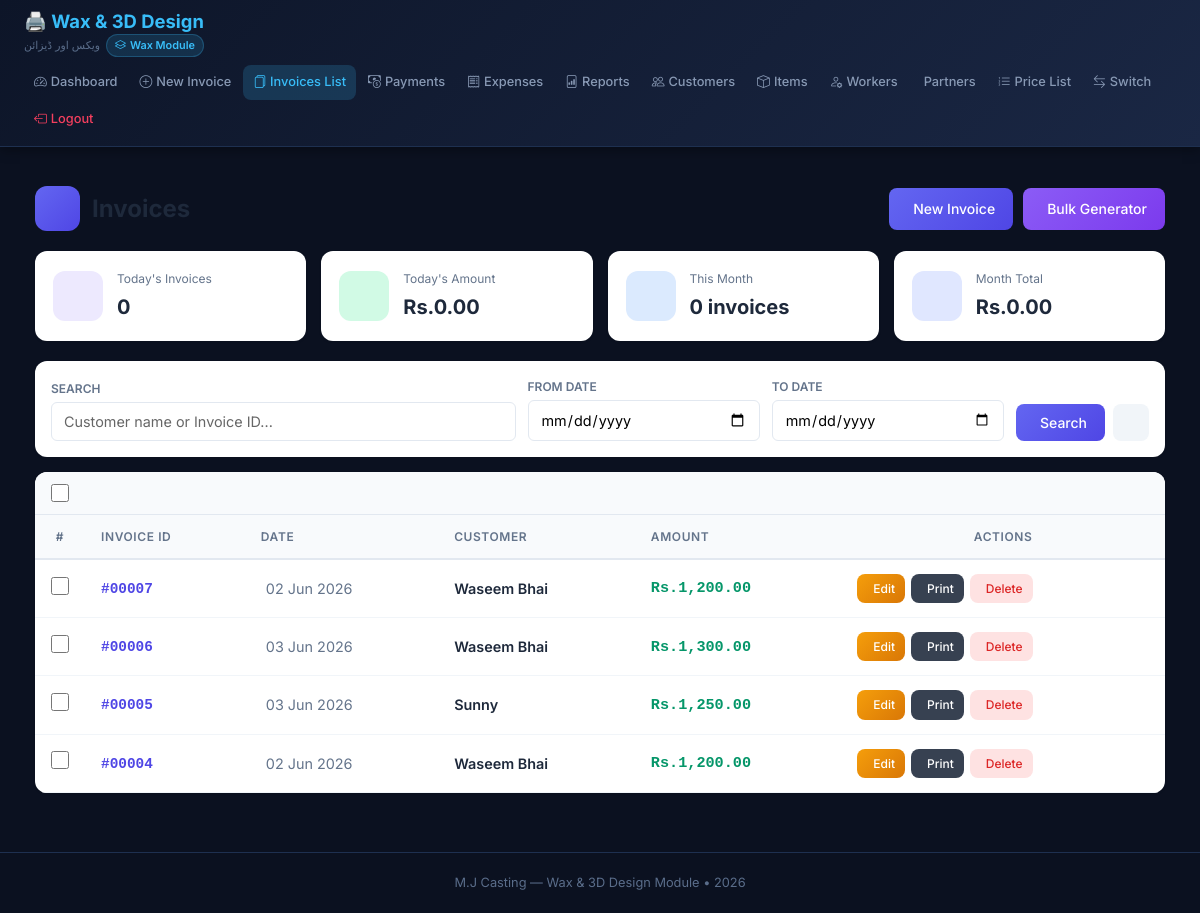
Page /wax/invoices.php (signed in) on the committed database.
### tables this page shows
CREATE TABLE `wax_invoices` (
  `id` int(11) NOT NULL,
  `customer_id` int(11) NOT NULL,
  `invoice_date` date NOT NULL,
  `total_amount` decimal(12,2) NOT NULL DEFAULT 0.00,
  `editable_flag` tinyint(1) DEFAULT 1,
  `created_by` int(11) DEFAULT 1,
  `created_at` timestamp NOT NULL DEFAULT current_timestamp()
);

CREATE TABLE `wax_customers` (
  `id` int(11) NOT NULL,
  `name` varchar(100) NOT NULL,
  `contact` varchar(50) DEFAULT NULL,
  `address` text DEFAULT NULL,
  `opening_balance` decimal(10,2) DEFAULT 0.00,
  `billing_style` enum('weekly','monthly','cash') DEFAULT 'cash',
  `active` tinyint(1) DEFAULT 1,
  `created_at` timestamp NOT NULL DEFAULT current_timestamp()
);

### wax/invoices.php (the view, shortened to what this page needs)
<?php
$pdo = getDB();
$search = $_GET['search'] ?? '';
$dateFrom = $_GET['date_from'] ?? '';
$dateTo = $_GET['date_to'] ?? '';
$page = max(1, intval($_GET['page'] ?? 1));
$limit = 20;
$offset = ($page - 1) * $limit;
$where = "WHERE 1=1";
$params = [];
$sql = "
    SELECT i.*, c.name as customer_name
    FROM wax_invoices i
    JOIN wax_customers c ON i.customer_id = c.id
    $where
    ORDER BY i.id DESC
    LIMIT $limit OFFSET $offset
";
$stmt = $pdo->prepare($sql);
$stmt->execute($params);
$invoices = $stmt->fetchAll(PDO::FETCH_ASSOC);
$todayStmt = $pdo->query("SELECT COUNT(*) as today_count, COALESCE(SUM(total_amount), 0) as today_amount FROM wax_invoices WHERE invoice_date = CURDATE()");
$todayStats = $todayStmt->fetch(PDO::FETCH_ASSOC);
$todayCount = intval($todayStats['today_count'] ?? 0);
$todayAmount = floatval($todayStats['today_amount'] ?? 0);
$monthStmt = $pdo->query("SELECT COUNT(*) as month_count, COALESCE(SUM(total_amount), 0) as month_amount FROM wax_invoices WHERE MONTH(invoice_date) = MONTH(CURDATE()) AND YEAR(invoice_date) = YEAR(CURDATE())");
$monthStats = $monthStmt->fetch(PDO::FETCH_ASSOC);
$monthCount = intval($monthStats['month_count'] ?? 0);
$monthAmount = floatval($monthStats['month_amount'] ?? 0);
include __DIR__ . '/templates/header.php';
?>
<div class="invoices-page">
    <div class="page-header">
        <div class="page-title">
            <div class="icon"><i class="fas fa-file-invoice"></i></div>
            <h1>Invoices</h1>
        </div>
        <div class="header-actions">
            <a href="invoice_create.php" class="btn btn-primary">
                <i class="fas fa-plus"></i> New Invoice
            </a>
            <a href="bulk_invoice.php" class="btn btn-purple">
                <i class="fas fa-layer-group"></i> Bulk Generator
            </a>
        </div>
    </div>
    <div class="stats-row">
        <div class="stat-card">
            <div class="stat-icon purple"><i class="fas fa-file-invoice-dollar"></i></div>
            <div class="stat-info">
                <small>Today's Invoices</small>
                <strong><?= $todayCount ?></strong>
            </div>
        </div>
        <div class="stat-card">
            <div class="stat-icon green"><i class="fas fa-rupee-sign"></i></div>
            <div class="stat-info">
                <small>Today's Amount</small>
                <strong>Rs.<?= number_format($todayAmount, 2) ?></strong>
            </div>
        </div>
        <div class="stat-card">
            <div class="stat-icon blue"><i class="fas fa-calendar-alt"></i></div>
            <div class="stat-info">
                <small>This Month</small>
                <strong><?= $monthCount ?> invoices</strong>
            </div>
        </div>
        <div class="stat-card">
            <div class="stat-icon indigo"><i class="fas fa-chart-line"></i></div>
            <div class="stat-info">
                <small>Month Total</small>
                <strong>Rs.<?= number_format($monthAmount, 2) ?></strong>
            </div>
        </div>
    </div>
    <div class="filter-card">
        <form method="GET">
            <div class="filter-row">
                <div class="filter-group" style="flex: 2;">
                    <label><i class="fas fa-search"></i> Search</label>
                    <input type="text" name="search" class="filter-input"
                           placeholder="Customer name or Invoice ID..." value="<?= htmlspecialchars($search) ?>">
                </div>
                <div class="filter-group">
                    <label><i class="fas fa-calendar"></i> From Date</label>
                    <input type="date" name="date_from" class="filter-input" value="<?= htmlspecialchars($dateFrom) ?>">
                </div>
                <div class="filter-group">
                    <label><i class="fas fa-calendar"></i> To Date</label>
                    <input type="date" name="date_to" class="filter-input" value="<?= htmlspecialchars($dateTo) ?>">
                </div>
                <div class="filter-actions">
                    <button type="submit" class="btn btn-primary"><i class="fas fa-search"></i> Search</button>
                    <a href="invoices.php" class="btn btn-secondary"><i class="fas fa-times"></i></a>
                </div>
            </div>
        </form>
    </div>
    <form method="POST" id="bulkForm">
        <div class="table-card">
            <div class="table-header">
                <div class="table-header-left">
                    <input type="checkbox" class="custom-checkbox" id="selectAll" onclick="toggleAll(this)">
                </div>
            </div>
            <div class="table-scroll">
                <table>
                    <thead>
                        <tr>
                            <th class="checkbox-cell">#</th>
                            <th>Invoice ID</th>
                            <th>Date</th>
                            <th>Customer</th>
                            <th>Amount</th>
                            <th style="text-align: center;">Actions</th>
                        </tr>
                    </thead>
                    <tbody>
                        <?php if (empty($invoices)): ?>
                            <tr>
                                <td colspan="6">
                                    <div class="empty-state">
                                        <i class="fas fa-file-invoice"></i>
                                        <p>No invoices found</p>
                                    </div>
                                </td>
                            </tr>
                        <?php else: ?>
                            <?php foreach ($invoices as $inv): ?>
                                <tr data-id="<?= $inv['id'] ?>">
                                    <td class="checkbox-cell">
                                        <input type="checkbox" name="bulk_delete_ids[]" value="<?= $inv['id'] ?>"
                                               class="row-checkbox custom-checkbox" onchange="updateSelection()">
                                    </td>
                                    <td data-label="Invoice ID">
                                        <span class="invoice-id">#<?= str_pad($inv['id'], 5, '0', STR_PAD_LEFT) ?></span>
                                    </td>
                                    <td class="date-cell" data-label="Date">
                                        <?= date('d M Y', strtotime($inv['invoice_date'])) ?>
                                    </td>
                                    <td data-label="Customer">
                                        <span class="customer-name"><?= htmlspecialchars($inv['customer_name']) ?></span>
                                    </td>
                                    <td class="amount-cell" data-label="Amount">
                                        Rs.<?= number_format(floatval($inv['total_amount']), 2) ?>
                                    </td>
                                    <td data-label="Actions">
                                        <div class="action-btns">
                                            <a href="invoice_edit.php?id=<?= $inv['id'] ?>" class="btn btn-warning btn-xs" title="Edit">
                                                <i class="fas fa-edit"></i> Edit
                                            </a>
                                            <a href="invoice_print.php?id=<?= $inv['id'] ?>" target="_blank" class="btn btn-dark btn-xs" title="Print">
                                                <i class="fas fa-print"></i> Print
                                            </a>
                                            <button type="button" class="btn btn-danger btn-xs" onclick="deleteSingle(<?= $inv['id'] ?>)" title="Delete">
                                                <i class="fas fa-trash"></i> Delete
                                            </button>
                                        </div>
                                    </td>
                                </tr>
                            <?php endforeach; ?>
                        <?php endif; ?>
                    </tbody>
                </table>
            </div>
        </div>
    </form>
</div>
<?php include __DIR__ . '/templates/footer.php'; ?>

### wax/templates/header.php (style rules this page uses)
*, *::before, *::after { box-sizing: border-box; margin: 0; padding: 0; }
:root { --primary: #38bdf8; --primary-dark: #0284c7; --success: #10b981; --danger: #f43f5e; --warning: #f59e0b; --border: #1e3050; --bg-card: #131c31; --bg-body: #0b1120; --text-primary: #e8edf5; --text-secondary: #8899b4; --text-muted: #5a6d8a; --shadow: 0 2px 8px rgba(0,0,0,0.3); }
html, body { width: 100%; min-height: 100vh; font-family: 'Inter', -apple-system, sans-serif; background: var(--bg-body); color: var(--text-primary); line-height: 1.6; }
label { display: block; margin-bottom: 6px; font-weight: 500; font-size: 0.85rem; color: var(--text-secondary); }
input, select, textarea { width: 100%; padding: 10px 14px; border: 1px solid var(--border); border-radius: 8px; font-size: 0.9rem; background: #fff; color: #000; font-family: 'Inter', sans-serif; transition: border-color 0.2s; }
input::placeholder, textarea::placeholder { color: #666; opacity: 1; }
table { width: 100%; border-collapse: collapse; }
th, td { padding: 10px 12px; text-align: left; border-bottom: 1px solid var(--border); font-size: 0.88rem; }
th { background: #1a2744; color: var(--text-secondary); font-weight: 600; font-size: 0.78rem; text-transform: uppercase; letter-spacing: 0.05em; }
.btn { display: inline-flex; align-items: center; gap: 5px; padding: 9px 18px; border-radius: 8px; font-size: 0.85rem; font-weight: 600; text-decoration: none; border: none; cursor: pointer; transition: all 0.2s; font-family: 'Inter', sans-serif; }
.btn-primary { background: var(--primary); color: #000; }
.btn-danger { background: var(--danger); color: #fff; }
.btn-warning { background: var(--warning); color: #000; }
.btn-secondary { background: #1a2744; color: var(--text-primary); border: 1px solid var(--border); }

### rows in the picture
wax_invoices: id "00007", invoice_date "02 Jun 2026", customer.name "Waseem Bhai", total_amount "1,200.00"
wax_invoices: id "00006", invoice_date "03 Jun 2026", customer.name "Waseem Bhai", total_amount "1,300.00"
wax_invoices: id "00005", invoice_date "03 Jun 2026", customer.name "Sunny", total_amount "1,250.00"
wax_invoices: id "00004", invoice_date "02 Jun 2026", customer.name "Waseem Bhai", total_amount "1,200.00"

### other values in the picture
$todayCount "0"
$todayAmount "0.00"
$monthCount "0"
$monthAmount "0.00"
